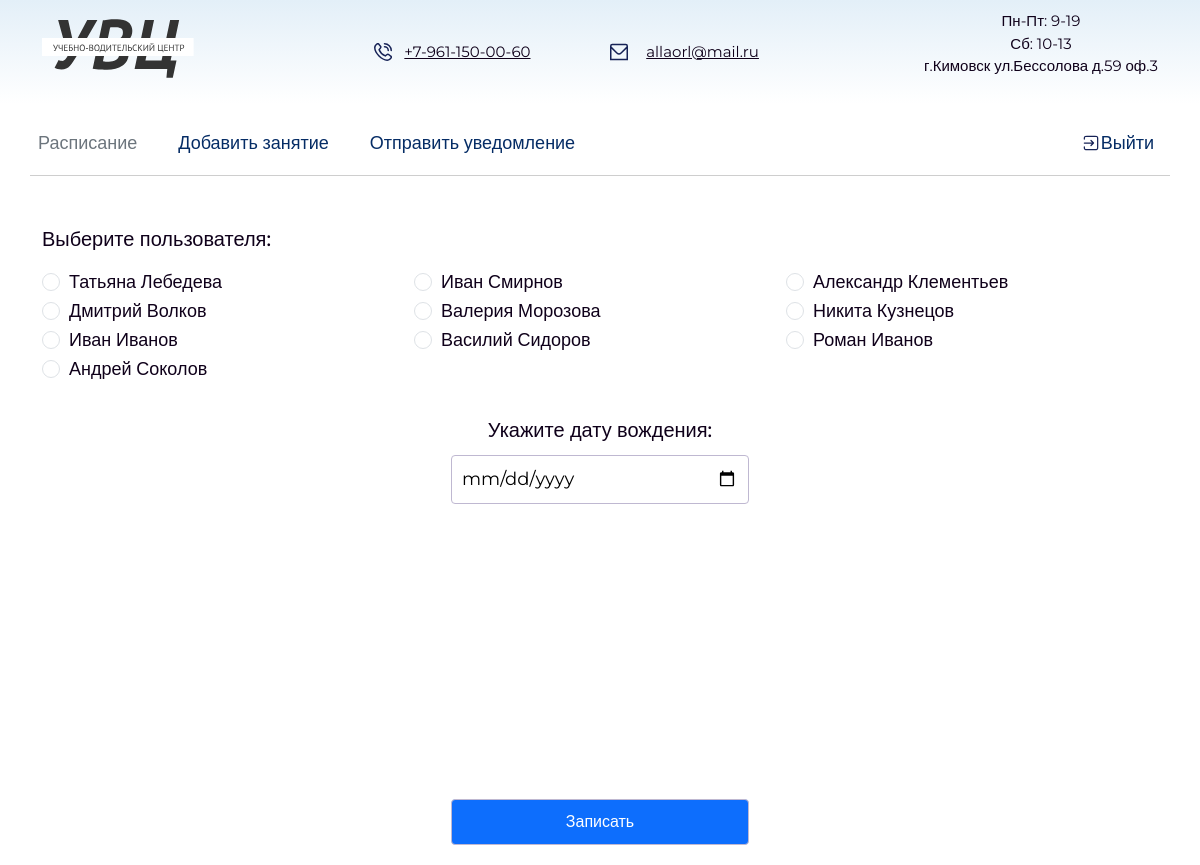
Page /users/user_profile/teacher_notation/ (signed in) on the committed database.
### users/models.py (models this page shows)
class User(AbstractUser):
    email = models.EmailField(
        _('email address'),
        unique=True,
    )
    email_verify = models.BooleanField(default=False)
    surname = models.CharField(max_length=255, blank=True, null=True)
    phone = models.CharField(max_length=255, blank=True, null=True)
    USERNAME_FIELD = 'email'
    REQUIRED_FIELDS = []

### users/views.py (the view)
# urls.py: path('user_profile/teacher_notation/', teacher_notation),
def teacher_notation(request):
    group = Group.objects.get(id=2)
    users_sorted = User.objects.filter(email_verify=True, groups=group)
    user_id_current = request.user.id
    instructor = Instructor.objects.get(user_id=user_id_current)
    instructor_id = instructor.id
    if request.method == 'POST':
        form = AppointmentForm(request.POST)
        if form.is_valid():
            date = form.cleaned_data['date']
            time = request.POST.get('time')
            selected_user_id = request.POST.get('user_radio')
            if not selected_user_id:
                return render(request, 'teacher_notation.html', {
                    'form': form,
                    'users': users_sorted,
                    'error_message': 'Пожалуйста, выберите ученика.'
                })
            existing_appointment = Appointment.objects.filter(date=date, time=time, instructor=instructor_id).first()
            if existing_appointment:
                    return render(request, 'teacher_notation.html', {'form': form, 'error_message': 'Время уже занято.'})
            else:
                appointment = form.save(commit=False)
                appointment.instructor = instructor
                appointment.is_available = False
                appointment.time = time
                selected_user_id = request.POST.get('user_radio')
                selected_user = User.objects.get(id=selected_user_id)
                appointment.student = selected_user
                appointment.save()
                context = {'appointments': appointment}
                return render(request, 'success_url_instructor.html', context)
    else:
        form = AppointmentForm()
        date = form['date'].value()
        existing_appointments = Appointment.objects.filter(date=date)
        occupied_times = [appointment.time for appointment in existing_appointments if not appointment.is_available]
        available_times_filtered = [t for t in available_times if t not in occupied_times]
        time_choices = [(t.strftime('%H:%M'), t.strftime('%H:%M')) for t in available_times_filtered]
        form.fields['time'] = forms.ChoiceField(choices=time_choices)
    context = {'users': users_sorted, 'form': form}
    return render(request, 'teacher_notation.html', context)

### users/forms.py
class AppointmentForm(forms.ModelForm):
    class Meta:
        model = Appointment
        fields = ['date','time', 'student']
        widgets = {
            'date': forms.DateInput(attrs={'type': 'date', 'min': date.today()}),
            'time': forms.TextInput(),
        }

### templates/teacher_notation.html (shortened to what this page needs)
{% extends 'base_instructor.html' %}
{% block content%}
{% load static %}
<div class="container">
    <form method="post" id="appointment-form">
        <div class="title-notation">Выберите пользователя:</div>
        {% if users %}
            <ul class="list-users">
                {% for user in users %}
                    <li>
                        <div class="form-check">
                            <input class="form-check-input" type="radio" name="user_radio" id="user_{{ user.id }}" value="{{ user.id }}">
                            <label class="form-check-label" for="user_{{ user.id }}">
                                {{ user.first_name }} {{ user.last_name }}
                            </label>
                        </div>
                    </li>
                {% endfor %}
            </ul>
        {% else %}
            <p>Нет пользователей</p>
        {% endif %}
        <div class="date-calendar">
            <div class="date-title date-title-teacher">Укажите дату вождения:</div>
            {{ form.date }}
            <input type="submit" value="Записать" class="btn btn-primary btn-note">
        </div>
    </form>
</div>
<link rel="stylesheet" href="https://cdn.jsdelivr.net/npm/flatpickr/dist/flatpickr.min.css">
{% endblock %}

### static/css/main.css (style rules this page uses)
body { font-family: 'Montserrat', sans-serif; color: #0F001A; font-size: 18px; padding: 0; margin: 0; background: rgb(255,255,255); }
.date-calendar { margin-top: 30px; margin-bottom: 20px; display: grid; justify-content: center; }
.date-calendar input { border: 1px solid #bfb8d1; border-radius: 4px; padding: 10px; }
.btn-note { width: 298px; margin: 0 auto; }
.date-title { text-align: center; }
.title-notation { margin-top: 40px; font-weight: 500; font-size: 20px; display: flex; align-items: center; }
.list-users { display: grid; grid-template-columns: 1fr 1fr 1fr; margin-bottom: 25px; list-style-type: none; margin-top: 15px; padding: 0; }
.date-title-teacher { font-weight: 500; font-size: 20px; margin-bottom: 10px; padding: 0 20px; }

### rows in the picture
User: first_name "Татьяна", last_name "Лебедева"
User: first_name "Иван", last_name "Смирнов"
User: first_name "Александр", last_name "Клементьев"
User: first_name "Дмитрий", last_name "Волков"
User: first_name "Валерия", last_name "Морозова"
User: first_name "Никита", last_name "Кузнецов"
User: first_name "Иван", last_name "Иванов"
User: first_name "Василий", last_name "Сидоров"
User: first_name "Роман", last_name "Иванов"
User: first_name "Андрей", last_name "Соколов"
